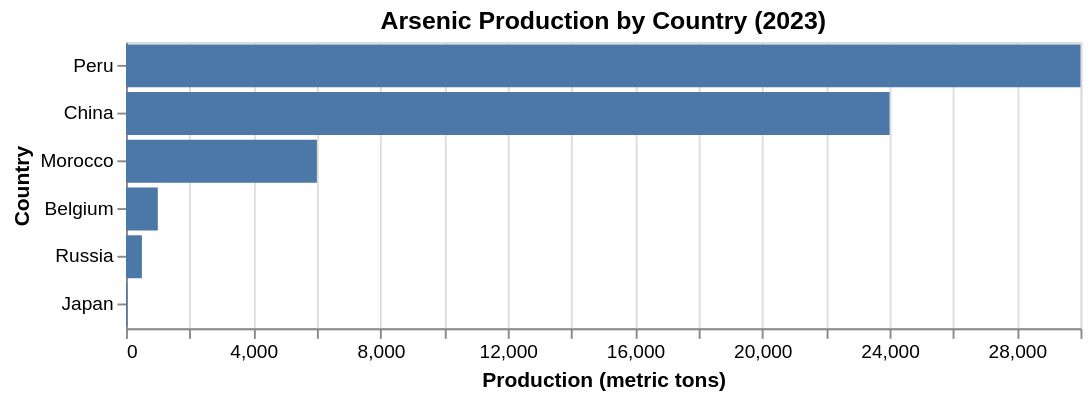

Notebook cell for this chart:
### Markdown cell above
#### 4. Bar Chart: Arsenic Production by Country (2023)

### Code cell
arsenic_df = pd.read_csv('data/processed/dataset1/arsenic_production_by_country.csv')
arsenic_df_2023 = arsenic_df[arsenic_df['production_2023_metric_tons'].notna()][['country', 'production_2023_metric_tons']]
country_order = arsenic_df_2023.sort_values('production_2023_metric_tons', ascending = False)['country'].tolist()

bar_chart = alt.Chart(arsenic_df_2023).mark_bar().encode(
    alt.Y('country:N', sort = country_order, title = "Country"),
    alt.X('production_2023_metric_tons:Q', title = "Production (metric tons)"),
    tooltip = [
        alt.Tooltip('country:N', title = "Country"),
        alt.Tooltip('production_2023_metric_tons:Q',
                    title = "Production (metric tons)", format = ',')
    ]
).properties(
    width = 500,
    height = alt.Step(25),
    title = "Arsenic Production by Country (2023)"
)

bar_chart

### Figure 1 — Vega-Lite specification as saved in the notebook (floating-point values rounded to 4 significant figures)
{"config": {"view": {"continuousWidth": 300, "continuousHeight": 300}}, "data": {"name": "data-69f02359a6866946b0fb67d4bea63403"}, "mark": {"type": "bar"}, "encoding": {"tooltip": [{"field": "country", "title": "Country", "type": "nominal"}, {"field": "production_2023_metric_tons", "format": ",", "title": "Production (metric tons)", "type": "quantitative"}], "x": {"field": "production_2023_metric_tons", "title": "Production (metric tons)", "type": "quantitative"}, "y": {"field": "country", "sort": ["Peru", "China", "Morocco", "Belgium", "Russia", "Japan"], "title": "Country", "type": "nominal"}}, "height": {"step": 25}, "title": "Arsenic Production by Country (2023)", "width": 500, "$schema": "https://vega.github.io/schema/vega-lite/v6.1.0.json", "datasets": {"data-69f02359a6866946b0fb67d4bea63403": [{"country": "Belgium", "production_2023_metric_tons": 1000.0}, {"country": "China", "production_2023_metric_tons": 24000.0}, {"country": "Japan", "production_2023_metric_tons": 40.0}, {"country": "Morocco", "production_2023_metric_tons": 6000.0}, {"country": "Peru", "production_2023_metric_tons": 30000.0}, {"country": "Russia", "production_2023_metric_tons": 500.0}]}}
